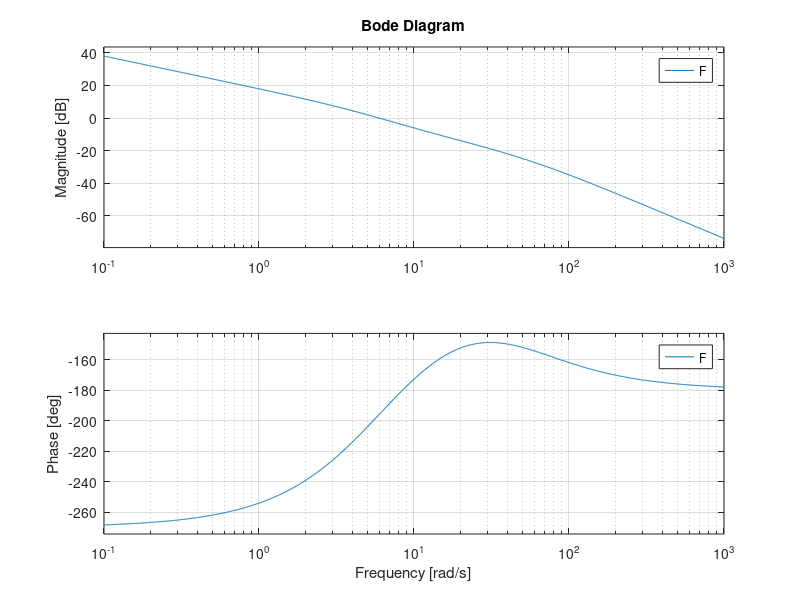
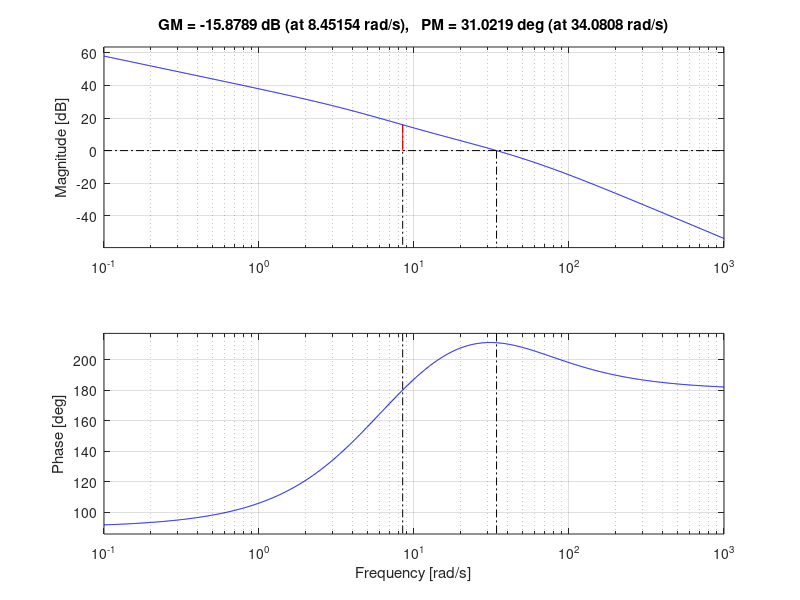

Here is the MATLAB script that generated these plots, in order:
clear all, close all

s = tf('s')

F = 200*(s+10)/(s^3+45*s^2-250*s);

damp(F)

 figure, bode(F)
 
 Kc = 10
 
 W = feedback(Kc*F, 1);
 
 damp(W)
 
 figure, margin(Kc*F)